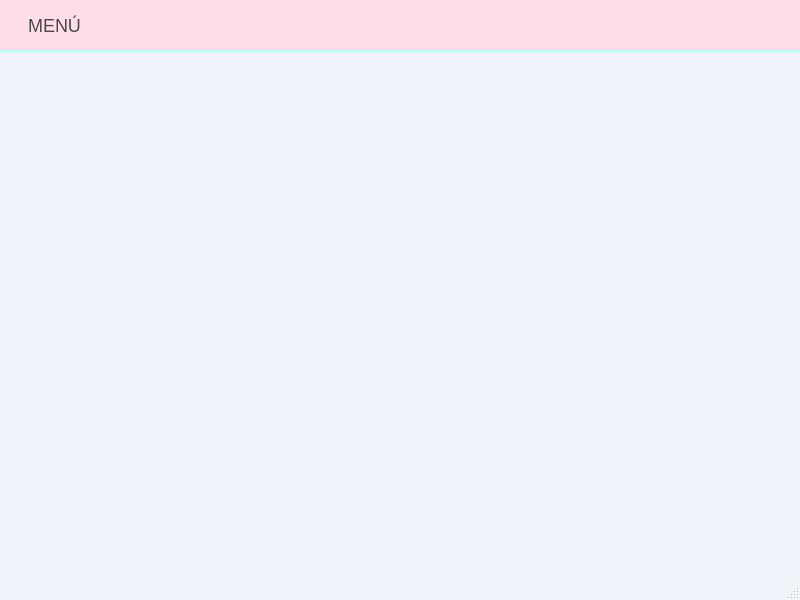
<?xml version="1.0" encoding="UTF-8"?>
<ui version="4.0">
 <class>MainWindow</class>
 <widget class="QMainWindow" name="MainWindow">
  <property name="geometry">
   <rect>
    <x>0</x>
    <y>0</y>
    <width>800</width>
    <height>600</height>
   </rect>
  </property>
  <property name="windowTitle">
   <string>MainWindow</string>
  </property>
  <property name="styleSheet">
   <string notr="true">/* Configuración General */
QMainWindow {
    background-color: #F0F4F8; /* Gris muy claro azulado */
}

QWidget {
    font-family: &quot;Segoe UI&quot;, &quot;Arial&quot;;
    font-size: 18px; /* Fuente grande */
    color: #4A4A4A;
}

/* Barra de Menú */
QMenuBar {
    background-color: #FFDEE9; /* Rosa pastel */
    border-bottom: 2px solid #B5FFFC; /* Línea turquesa */
    padding: 5px;
}

QMenuBar::item {
    background: transparent;
    padding: 8px 15px;
    margin: 2px;
    border-radius: 5px;
}

QMenuBar::item:selected {
    background-color: #B5FFFC; /* Turquesa pastel al seleccionar */
    color: #2D5F5D;
}

/* Menús Desplegables */
QMenu {
    background-color: #FFFFFF;
    border: 1px solid #FFDEE9;
    padding: 10px;
}

QMenu::item {
    padding: 8px 30px 8px 20px;
    border-radius: 4px;
    margin: 3px;
}

QMenu::item:selected {
    background-color: #E2EBFF; /* Azul pastel suave */
    color: #4A90E2;
}

/* Separadores dentro del menú */
QMenu::separator {
    height: 2px;
    background: #F0F0F0;
    margin: 5px 10px;
}

/* Acciones (QAction se hereda de QMenu::item) */
/* Nota: Las acciones no se estilizan directamente por clase, 
sino a través de su contenedor QMenu */</string>
  </property>
  <widget class="QWidget" name="centralwidget"/>
  <widget class="QMenuBar" name="menubar">
   <property name="geometry">
    <rect>
     <x>0</x>
     <y>0</y>
     <width>800</width>
     <height>56</height>
    </rect>
   </property>
   <widget class="QMenu" name="menuMEN">
    <property name="title">
     <string>MENÚ</string>
    </property>
    <widget class="QMenu" name="menuTercer_Parcial">
     <property name="title">
      <string>Tercer Parcial</string>
     </property>
     <addaction name="actionPrograma_3"/>
     <addaction name="actionPrograma_4"/>
     <addaction name="separator"/>
     <addaction name="actionSalir_3"/>
    </widget>
    <widget class="QMenu" name="menuSegundo_Parcial">
     <property name="title">
      <string>Segundo Parcial</string>
     </property>
     <addaction name="actionRegLin"/>
     <addaction name="actionIntegNum"/>
     <addaction name="separator"/>
     <addaction name="actionSalir_2"/>
    </widget>
    <widget class="QMenu" name="menuProyecto">
     <property name="title">
      <string>Proyecto</string>
     </property>
     <addaction name="actionPrograma_A"/>
     <addaction name="actionPrograma_B"/>
     <addaction name="actionPrograma_C"/>
     <addaction name="separator"/>
     <addaction name="actionSalir_4"/>
    </widget>
    <addaction name="menuSegundo_Parcial"/>
    <addaction name="menuTercer_Parcial"/>
    <addaction name="menuProyecto"/>
    <addaction name="separator"/>
    <addaction name="actionSalir"/>
   </widget>
   <addaction name="menuMEN"/>
  </widget>
  <widget class="QStatusBar" name="statusbar"/>
  <action name="actionSalir">
   <property name="text">
    <string>Salir</string>
   </property>
  </action>
  <action name="actionRegLin">
   <property name="text">
    <string>Regresión Líneal</string>
   </property>
  </action>
  <action name="actionIntegNum">
   <property name="text">
    <string>Integración Númerica</string>
   </property>
  </action>
  <action name="actionSalir_2">
   <property name="text">
    <string>Salir</string>
   </property>
  </action>
  <action name="actionPrograma_3">
   <property name="text">
    <string>Programa 3</string>
   </property>
  </action>
  <action name="actionPrograma_4">
   <property name="text">
    <string>Programa 4</string>
   </property>
  </action>
  <action name="actionSalir_3">
   <property name="text">
    <string>Salir</string>
   </property>
  </action>
  <action name="actionPrograma_A">
   <property name="text">
    <string>Programa A</string>
   </property>
  </action>
  <action name="actionPrograma_C">
   <property name="text">
    <string>Programa C</string>
   </property>
  </action>
  <action name="actionPrograma_B">
   <property name="text">
    <string>Programa B</string>
   </property>
  </action>
  <action name="actionSalir_4">
   <property name="text">
    <string>Salir</string>
   </property>
  </action>
 </widget>
 <resources/>
 <connections/>
</ui>
